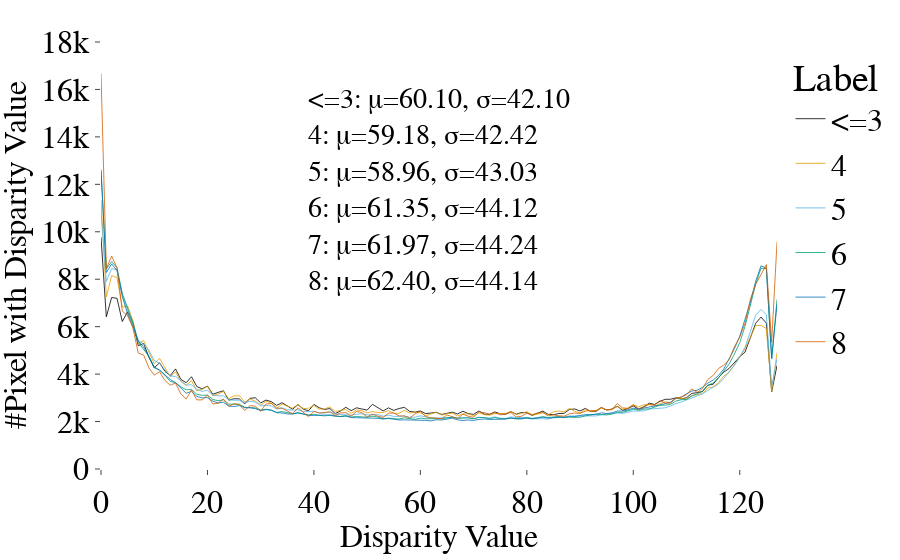

Notebook code cell kept with this figure:
### Code cell
# Collect valid arrays and compute per-label stats
valid_labels = []
label_stats = {}   # will store (min_idx, max_idx, mean, std)
arrays = {}

for label in tqdm(order, desc="Collecting", unit="label"):
    hist_array = normalised_disparities_per_label_file.get(label, None)
    if hist_array is None or len(hist_array) == 0 or np.all(hist_array == 0):
        print(f"[{label}] no valid data, skipping.")
        continue

    hist = hist_array.copy()

    # Remove negative values (same as your code)
    hist[hist < 0] = 0

    # Keep array
    arrays[label] = hist

    # Basic stats (on un-padded data)
    x = np.arange(hist.shape[0]) + min_dist
    nonzero = hist > 0
    if nonzero.any():
        min_val = x[nonzero].min()
        max_val = x[nonzero].max()
        mean = (x * hist).sum() / hist.sum()
        var  = ((x - mean)**2 * hist).sum() / hist.sum()
        std  = np.sqrt(var)
    else:
        min_val = np.nan; max_val = np.nan; mean = np.nan; std = np.nan

    label_stats[label] = (min_val, max_val, mean, std)
    valid_labels.append(label)

if len(valid_labels) == 0:
    raise RuntimeError("No valid label arrays to plot.")

# Pad arrays so they share the same x axis
max_len = max(arr.shape[0] for arr in arrays.values())
x = np.arange(max_len) + min_dist

padded = {}
for label, arr in arrays.items():
    if arr.shape[0] < max_len:
        y = np.zeros(max_len, dtype=arr.dtype)
        y[: arr.shape[0]] = arr
    else:
        y = arr
    padded[label] = y

# Build the combined line figure
fig = go.Figure()



for i, label in enumerate(valid_labels):
    y = padded[label]

    # Use markers+lines for readability; change mode to 'lines' if you prefer plain lines
    trace_kwargs = dict(
        x=x, y=y,
        mode="lines+markers",
        name=str(label),
        hovertemplate=f"Label={label}<br>Disparity=%{{x:.0f}} mm<br>Frac=%{{y:.6f}}<extra></extra>"
    )
    if colours and label in colours:
        trace_kwargs["line"] = dict(color=colours[label], width=thin_width)
        trace_kwargs["marker"] = dict(color=colours[label])
    else:
        trace_kwargs["line"] = dict(width=thin_width)

    fig.add_trace(go.Scatter(**trace_kwargs))

# Layout tuning
fig.update_layout(
    # title="Disparity distributions (overlaid lines)",
    xaxis_title="Disparity Value",
    yaxis_title="#Pixel with Disparity Value",
    yaxis=dict(range=[0, 18_000]),   # same as your bar plots
    legend_title="Label",
    hovermode="x unified",
    **(theme_dict if "theme_dict" in globals() else {})
)

# Optional: add a small stats table/annotation in the bottom-right with per-label mean/std
# build a short multi-line string
stats_lines = []
for label in valid_labels:
    mn, mx, mean, std = label_stats[label]
    stats_lines.append(f"{label}: μ={mean:.2f}, σ={std:.2f}")
stats_text = "<br>".join(stats_lines)

fig.add_annotation(
    text=stats_text,
    showarrow=False,
    x=0.5, y=0.65,
    xref='paper', yref='paper',
    align='left',
    font=dict(size=28),
    bgcolor="rgba(255,255,255,0.7)"
)
fig.update_traces(mode="lines")

# Save & show
fig.write_image("Disparity-Distributions-Lines.pdf")   # requires kaleido/orca
fig.show()
